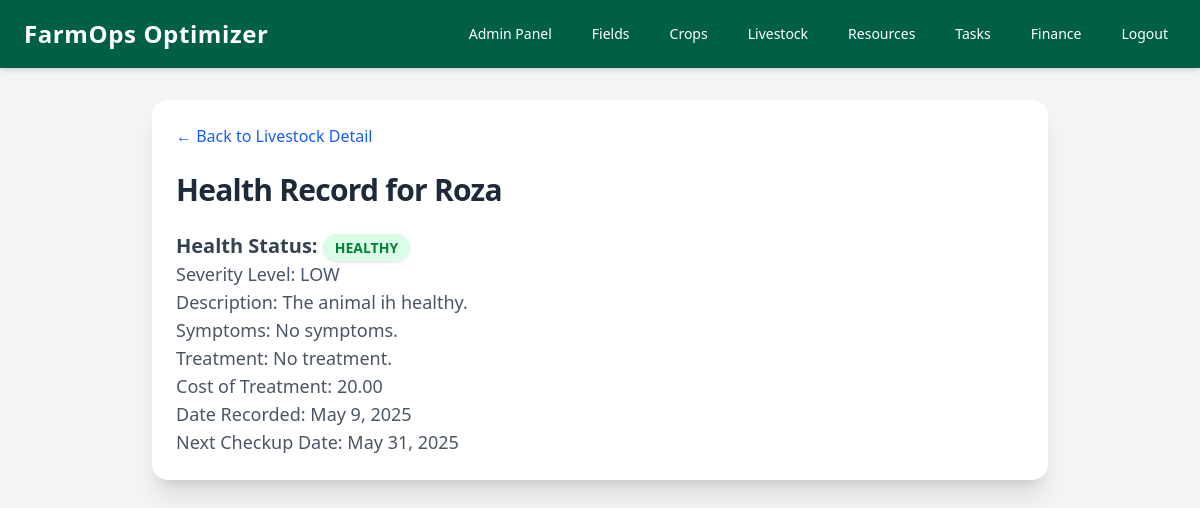
The app's page /livestock/health_record/5/ (signed in) with its own data.
### livestock/models.py (models this page shows, shortened)
class HealthRecord(models.Model):
    HEALTH_STATUS_CHOICES = [
        ('HEALTHY', 'Healthy'),
        ('ILL', 'Ill'),
        ('INJURED', 'Injured'),
        ('VACCINATED', 'Vaccinated'),
        ('RECOVERING', 'Recovering'),
        ('QUARANTINED', 'Quarantined'),
        ('UNDER_OBSERVATION', 'Under Observation'),
        ('DECEASED', 'Deceased'),
    ]
    SEVERITY_CHOICES = [
        ('LOW', 'Low'),
        ('MODERATE', 'Moderate'),
        ('HIGH', 'High'),
        ('CRITICAL', 'Critical'),
    ]
    livestock = models.ForeignKey(Livestock, on_delete=models.CASCADE, related_name='health_records')
    health_status = models.CharField(max_length=20, choices=HEALTH_STATUS_CHOICES, blank=True, null=True)
    severity_level = models.CharField(max_length=10, choices=SEVERITY_CHOICES, blank=True, null=True)
    description = models.TextField(blank=True, null=True)
    symptoms = models.TextField(blank=True, null=True)
    treatment = models.TextField(blank=True, null=True)
    cost_of_treatment = models.DecimalField(max_digits=10, decimal_places=2, null=True, blank=True)
    date_recorded = models.DateField(auto_now_add=True)
    next_checkup_date = models.DateField(null=True, blank=True)

class Livestock(models.Model):
    GENDER_CHOICES = [
        ('MALE', 'Male'),
        ('FEMALE', 'Female'),
    ]
    species = models.ForeignKey(Species, on_delete=models.CASCADE)
    name = models.CharField(max_length=100)
    gender = models.CharField(max_length=10, choices=GENDER_CHOICES, default='MALE')
    birth_date = models.DateTimeField(null=True, blank=True)
    weight = models.FloatField(null=True, blank=True)
    breed = models.CharField(max_length=100, blank=True, null=True)
    grazing_field = models.ForeignKey(GrazingField, on_delete=models.SET_NULL, null=True, blank=True)
    user = models.ForeignKey(User, on_delete=models.CASCADE, related_name='livestocks', null=True)
    herd = models.ForeignKey(Herd, on_delete=models.SET_NULL, null=True, blank=True, related_name='livestock')

### livestock/views.py (the view)
# urls.py: path('health_record/<int:id>/', views.health_record_detail, name='health_record_detail'),
@login_required
def health_record_detail(request, id):
    health_record = get_object_or_404(HealthRecord, id=id)
    return render(request, 'livestock/health_record_detail.html', {'health_record': health_record})

### livestock/templates/livestock/health_record_detail.html
{% extends 'base.html' %}
{% block content %}
<div class="max-w-4xl mx-auto p-6 bg-white shadow-xl rounded-2xl">
    <div class="mb-6">
        <a href="{% url 'livestock:livestock_detail' health_record.livestock.id %}" class="text-blue-600 hover:text-blue-800">&larr; Back to Livestock Detail</a>
    </div>
    <div class="flex items-center justify-between mb-6">
        <h2 class="text-3xl font-bold text-gray-800 tracking-tight">Health Record for {{ health_record.livestock.name }}</h2>
    </div>
    <div class="space-y-6">
        <div>
            <p class="text-xl font-semibold text-gray-700">Health Status:
                <span class="px-3 py-1 bg-green-100 text-green-700 text-sm rounded-full shadow-sm">{{ health_record.health_status }}</span>
            </p>
            <p class="text-lg text-gray-600">Severity Level: {{ health_record.severity_level }}</p>
            <p class="text-lg text-gray-600">Description: {{ health_record.description }}</p>
            <p class="text-lg text-gray-600">Symptoms: {{ health_record.symptoms }}</p>
            <p class="text-lg text-gray-600">Treatment: {{ health_record.treatment }}</p>
            <p class="text-lg text-gray-600">Cost of Treatment: {{ health_record.cost_of_treatment }}</p>
            <p class="text-lg text-gray-600">Date Recorded: {{ health_record.date_recorded|date:"F j, Y" }}</p>
            <p class="text-lg text-gray-600">Next Checkup Date:
                {% if health_record.next_checkup_date %}
                    {{ health_record.next_checkup_date|date:"F j, Y" }}
                {% else %}
                    Not scheduled yet
                {% endif %}
            </p>
        </div>
    </div>
</div>
{% endblock %}

### records on screen
HealthRecord: livestock.name "Roza", health_status "HEALTHY", severity_level "LOW", description "The animal ih healthy.", symptoms "No symptoms.", treatment "No treatment.", cost_of_treatment "20.00", date_recorded "May 9, 2025", next_checkup_date "May 31, 2025"
